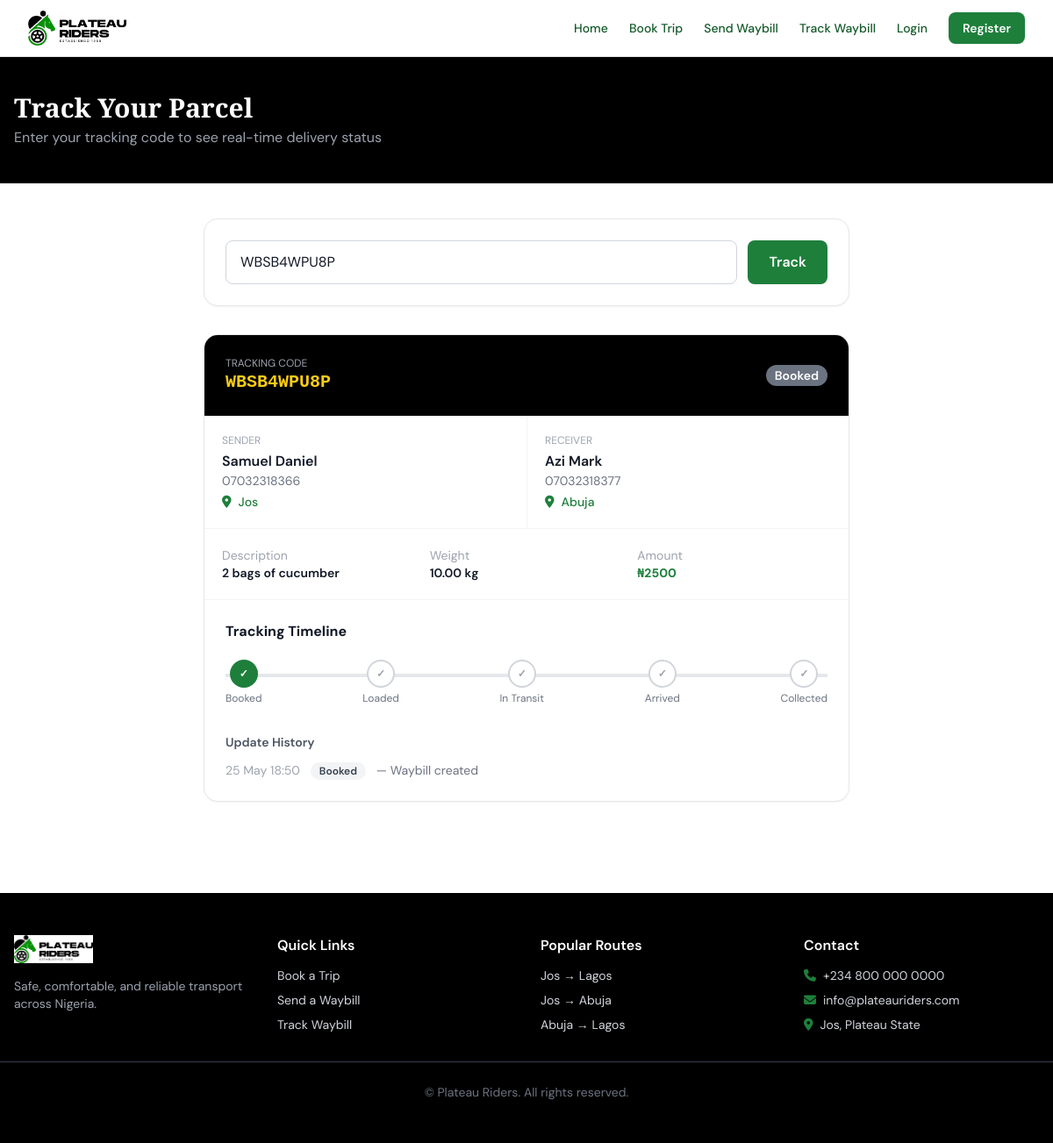
/waybill/track/?tracking_code=WBSB4WPU8P, run on the app's committed database.
### apps/waybill/models.py (models this page shows, shortened)
class Waybill(models.Model):
    STATUS_CHOICES = [
        ('booked', 'Booked'),
        ('loaded', 'Loaded'),
        ('in_transit', 'In Transit'),
        ('arrived', 'Arrived'),
        ('collected', 'Collected'),
    ]
    sender_name = models.CharField(max_length=200)
    sender_phone = models.CharField(max_length=15)
    receiver_name = models.CharField(max_length=200)
    receiver_phone = models.CharField(max_length=15)
    origin = models.CharField(max_length=100)
    destination = models.CharField(max_length=100)
    description = models.TextField()
    weight = models.DecimalField(max_digits=6, decimal_places=2, help_text='Weight in kg')
    tracking_code = models.CharField(max_length=20, unique=True, blank=True)
    trip = models.ForeignKey(Trip, on_delete=models.SET_NULL, null=True, blank=True, related_name='waybills')
    status = models.CharField(max_length=20, choices=STATUS_CHOICES, default='booked')
    amount = models.DecimalField(max_digits=10, decimal_places=2, default=0)
    payment_reference = models.CharField(max_length=100, blank=True)
    created_at = models.DateTimeField(auto_now_add=True)
    updated_at = models.DateTimeField(auto_now=True)

class WaybillStatusHistory(models.Model):
    waybill = models.ForeignKey(Waybill, on_delete=models.CASCADE, related_name='status_history')
    status = models.CharField(max_length=20, choices=Waybill.STATUS_CHOICES)
    note = models.TextField(blank=True)
    updated_by = models.CharField(max_length=100, blank=True)
    updated_at = models.DateTimeField(auto_now_add=True)
    class Meta:
        ordering = ['-updated_at']

### apps/waybill/views.py (the view)
# urls.py: path('track/', views.track_parcel, name='track_parcel'),
def track_parcel(request):
    form = TrackingForm(request.GET or None)
    waybill = None
    error = None
    if request.GET.get('tracking_code'):
        code = request.GET.get('tracking_code', '').upper().strip()
        try:
            waybill = Waybill.objects.prefetch_related('status_history').get(tracking_code=code)
        except Waybill.DoesNotExist:
            error = f'No parcel found with tracking code: {code}'
    return render(request, 'waybill/track.html', {'form': form, 'waybill': waybill, 'error': error})

### apps/waybill/forms.py
class TrackingForm(forms.Form):
    tracking_code = forms.CharField(
        max_length=20,
        widget=forms.TextInput(attrs={
            'class': INPUT_CLASS,
            'placeholder': 'Enter tracking code e.g. WBXXXXXXXX',
            'style': 'text-transform: uppercase'
        })
    )

### apps/waybill/templatetags/waybill_extras.py (called while the page is built)
@register.filter
def split(value, sep=','):
    if not value:
        return []
    try:
        return value.split(sep)
    except Exception:
        return []

@register.filter
def underscore_to_space(value):
    if value is None:
        return ''
    return str(value).replace('_', ' ')

### templates/waybill/track.html (shortened to what this page needs)
{% extends 'base.html' %}
{% load waybill_extras %}
{% block content %}
<div class="bg-black text-white py-10">
    <div class="max-w-7xl mx-auto px-4">
        <h1 class="font-display text-3xl font-bold">Track Your Parcel</h1>
        <p class="text-gray-400 mt-1">Enter your tracking code to see real-time delivery status</p>
    </div>
</div>
<div class="max-w-3xl mx-auto px-4 py-10">
    <div class="bg-white border border-gray-200 rounded-2xl p-6 shadow-sm mb-8">
        <form action="/waybill/track/" method="GET" class="flex gap-3">
            <input type="text" name="tracking_code"
                   value="{{ request.GET.tracking_code }}"
                   placeholder="Enter tracking code (e.g. WBXXXXXXXX)"
                   class="form-input flex-1 uppercase"
                   style="text-transform: uppercase">
            <button type="submit" class="btn-primary px-6">Track</button>
        </form>
    </div>
    {% if waybill %}
    <div class="bg-white border border-gray-200 rounded-2xl overflow-hidden shadow-sm">
        <div class="bg-black text-white p-6 flex items-center justify-between">
            <div>
                <div class="text-xs text-gray-400">TRACKING CODE</div>
                <div class="font-mono font-bold text-xl text-yellow-400">{{ waybill.tracking_code }}</div>
            </div>
            <span class="status-badge text-sm
                {% if waybill.status == 'collected' %}bg-green-600 text-white
                {% elif waybill.status == 'arrived' %}bg-blue-500 text-white
                {% elif waybill.status == 'in_transit' %}bg-yellow-500 text-black
                {% elif waybill.status == 'loaded' %}bg-purple-500 text-white
                {% else %}bg-gray-500 text-white{% endif %}">
                {{ waybill.get_status_display }}
            </span>
        </div>
        <div class="grid grid-cols-2 divide-x divide-gray-100 border-b border-gray-100">
            <div class="p-5">
                <div class="text-xs text-gray-400 uppercase mb-1">Sender</div>
                <div class="font-semibold">{{ waybill.sender_name }}</div>
                <div class="text-sm text-gray-500">{{ waybill.sender_phone }}</div>
                <div class="text-sm text-pr-green font-medium mt-1"><i class="fa-solid fa-location-dot mr-2"></i>{{ waybill.origin }}</div>
            </div>
            <div class="p-5">
                <div class="text-xs text-gray-400 uppercase mb-1">Receiver</div>
                <div class="font-semibold">{{ waybill.receiver_name }}</div>
                <div class="text-sm text-gray-500">{{ waybill.receiver_phone }}</div>
                <div class="text-sm text-pr-green font-medium mt-1"><i class="fa-solid fa-location-dot mr-2"></i>{{ waybill.destination }}</div>
            </div>
        </div>
        <div class="p-5 border-b border-gray-100 grid grid-cols-3 gap-4 text-sm">
            <div>
                <span class="text-gray-400 block">Description</span>
                <span class="font-semibold">{{ waybill.description }}</span>
            </div>
            <div>
                <span class="text-gray-400 block">Weight</span>
                <span class="font-semibold">{{ waybill.weight }} kg</span>
            </div>
            <div>
                <span class="text-gray-400 block">Amount</span>
                <span class="font-bold text-pr-green">₦{{ waybill.amount|floatformat:0 }}</span>
            </div>
        </div>
        <div class="p-6">
            <h4 class="font-bold mb-5">Tracking Timeline</h4>
            {% with statuses="booked,loaded,in_transit,arrived,collected" %}
            {% with status_list=statuses.split %}
            <div class="relative">
                <div class="flex justify-between mb-3 relative">
                    {% for s in "booked,loaded,in_transit,arrived,collected"|split:"," %}
                    <div class="flex flex-col items-center relative z-10">
                        <div class="w-8 h-8 rounded-full border-2 flex items-center justify-center text-xs font-bold
                            {% if waybill.status == s %}border-pr-green bg-pr-green text-white
                            {% elif waybill.status == 'loaded' and s == 'booked' %}border-pr-green bg-pr-green text-white
                            {% elif waybill.status == 'in_transit' and s in 'booked,loaded' %}border-pr-green bg-pr-green text-white
                            {% elif waybill.status == 'arrived' and s in 'booked,loaded,in_transit' %}border-pr-green bg-pr-green text-white
                            {% elif waybill.status == 'collected' %}border-pr-green bg-pr-green text-white
                            {% else %}border-gray-300 bg-white text-gray-400{% endif %}">
                            ✓
                        </div>
                        <div class="text-xs text-gray-500 mt-1 text-center capitalize">{{ s|underscore_to_space }}</div>
                    </div>
                    {% endfor %}
                </div>
            </div>
            {% endwith %}
            {% endwith %}
            {% if waybill.status_history.all %}
            <div class="mt-8">
                <h5 class="font-semibold text-sm mb-3 text-gray-600">Update History</h5>
                <div class="space-y-3">
                    {% for h in waybill.status_history.all %}
                    <div class="flex gap-3 text-sm">
                        <div class="text-gray-400 whitespace-nowrap">{{ h.updated_at|date:"d M H:i" }}</div>
                        <div>
                            <span class="status-badge bg-gray-100 text-gray-700">{{ h.get_status_display }}</span>
                            {% if h.note %}<span class="text-gray-500 ml-2">— {{ h.note }}</span>{% endif %}
                        </div>
                    </div>
                    {% endfor %}
                </div>
            </div>
            {% endif %}
        </div>
    </div>
    {% endif %}
</div>
{% endblock %}

### templates/base.html (style rules this page uses)
body { font-family: 'DM Sans', system-ui, sans-serif; }
.font-display { font-family: 'Playfair Display', Georgia, serif; }
.btn-primary { background-color: #1E7F3B; color: white; padding: 0.75rem 1.5rem; border-radius: 0.5rem; font-weight: 600; transition: background-color 0.2s; display: inline-block; cursor: pointer; border: none; }
.form-input { width: 100%; padding: 0.75rem 1rem; border: 1px solid #d1d5db; border-radius: 0.5rem; outline: none; transition: border-color 0.2s; }
.status-badge { padding: 2px 10px; border-radius: 999px; font-size: 0.75rem; font-weight: 600; }

### data on the page
Waybill: tracking_code "WBSB4WPU8P", status "Booked", sender_name "Samuel Daniel", sender_phone "07032318366", origin "Jos", receiver_name "Azi Mark", receiver_phone "07032318377", destination "Abuja", description "2 bags of cucumber", weight "10.00", amount "2500"
WaybillStatusHistory: updated_at "25 May 18:50", status "Booked", note "Waybill created"

### other printed values
{{ s|underscore_to_space }} "Booked" "Loaded" "In Transit" "Arrived" "Collected"
